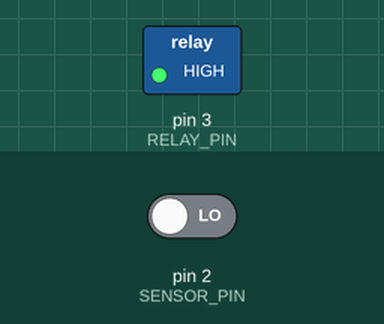
This sketch was run on a simulated Arduino Uno, built with avr-gcc and run on an emulated ATmega328P. On the bench: switched loads named in the sketch (green lamp = pin HIGH). The test bench sets the inputs (shaded band); at power-on: pin 2 (SENSOR_PIN) LOW.

Above: at 1.2 s.
1.3 s: pin 2 (SENSOR_PIN) driven HIGH
At 2.2 s:
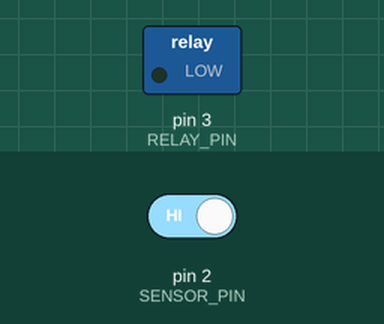
2.8 s: pin 2 (SENSOR_PIN) driven LOW
At 3.3 s:
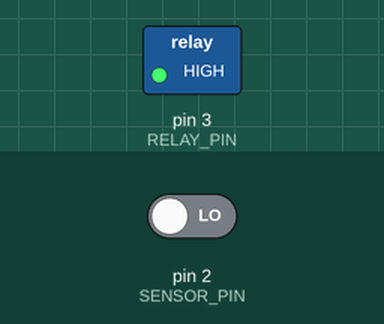
Timing chart, 0 to 5.8 s (numbered marks = the images above; inputs shaded):
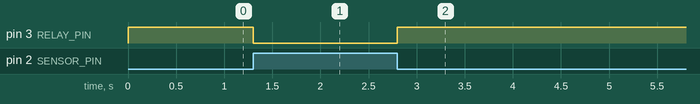

Measured:
- after the input at 1.3 s, pin 3 (RELAY_PIN): HIGH → LOW at once
- after the input at 2.8 s, pin 3 (RELAY_PIN): LOW → HIGH at once

The sketch:

motiondetectpir.ino
```cpp
#define SENSOR_PIN 2
#define RELAY_PIN 3
// This code is for motion detecting sensor
// if motion is detected, the digitalWrite(RELAY_PIN, HIGH);   code is executed
// otherwise   digitalWrite(RELAY_PIN, LOW);   is executed

void setup() {
  pinMode(RELAY_PIN, OUTPUT);
  pinMode(SENSOR_PIN, INPUT);
}
void loop() {
  int sensorValue = digitalRead(SENSOR_PIN);
  if (sensorValue == HIGH){
    digitalWrite(RELAY_PIN, LOW);
  } else{
    digitalWrite(RELAY_PIN, HIGH);
  }
}
// follow me on github : https://github.com/itzbandhan/
// star this repo
```
